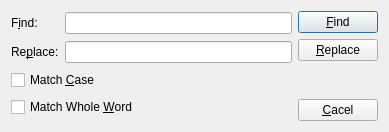
<?xml version="1.0" encoding="UTF-8"?>
<ui version="4.0">
 <class>Dialog</class>
 <widget class="QDialog" name="Dialog">
  <property name="geometry">
   <rect>
    <x>0</x>
    <y>0</y>
    <width>389</width>
    <height>132</height>
   </rect>
  </property>
  <property name="windowTitle">
   <string>Find and Replace</string>
  </property>
  <layout class="QHBoxLayout" name="horizontalLayout">
   <item>
    <layout class="QGridLayout" name="gridLayout">
     <item row="0" column="0">
      <widget class="QLabel" name="label">
       <property name="text">
        <string>F&amp;ind:</string>
       </property>
       <property name="buddy">
        <cstring>lineEdit</cstring>
       </property>
      </widget>
     </item>
     <item row="0" column="1">
      <widget class="QLineEdit" name="lineEdit"/>
     </item>
     <item row="1" column="0">
      <widget class="QLabel" name="label_2">
       <property name="text">
        <string>Re&amp;place:</string>
       </property>
       <property name="buddy">
        <cstring>lineEdit_2</cstring>
       </property>
      </widget>
     </item>
     <item row="1" column="1">
      <widget class="QLineEdit" name="lineEdit_2"/>
     </item>
     <item row="2" column="0" colspan="2">
      <widget class="QCheckBox" name="checkBox">
       <property name="text">
        <string>Match &amp;Case</string>
       </property>
      </widget>
     </item>
     <item row="3" column="0" colspan="2">
      <widget class="QCheckBox" name="checkBox_2">
       <property name="text">
        <string>Match Whole &amp;Word</string>
       </property>
      </widget>
     </item>
    </layout>
   </item>
   <item>
    <layout class="QVBoxLayout" name="verticalLayout">
     <item>
      <widget class="QPushButton" name="pushButton">
       <property name="text">
        <string>&amp;Find</string>
       </property>
      </widget>
     </item>
     <item>
      <widget class="QPushButton" name="pushButton_2">
       <property name="text">
        <string>&amp;Replace</string>
       </property>
      </widget>
     </item>
     <item>
      <spacer name="verticalSpacer">
       <property name="orientation">
        <enum>Qt::Vertical</enum>
       </property>
       <property name="sizeHint" stdset="0">
        <size>
         <width>20</width>
         <height>40</height>
        </size>
       </property>
      </spacer>
     </item>
     <item>
      <widget class="QPushButton" name="pushButton_3">
       <property name="text">
        <string>&amp;Cacel</string>
       </property>
      </widget>
     </item>
    </layout>
   </item>
  </layout>
 </widget>
 <tabstops>
  <tabstop>lineEdit</tabstop>
  <tabstop>lineEdit_2</tabstop>
  <tabstop>pushButton</tabstop>
  <tabstop>pushButton_2</tabstop>
  <tabstop>checkBox</tabstop>
  <tabstop>checkBox_2</tabstop>
  <tabstop>pushButton_3</tabstop>
 </tabstops>
 <resources/>
 <connections>
  <connection>
   <sender>pushButton_3</sender>
   <signal>clicked()</signal>
   <receiver>Dialog</receiver>
   <slot>reject()</slot>
   <hints>
    <hint type="sourcelabel">
     <x>302</x>
     <y>102</y>
    </hint>
    <hint type="destinationlabel">
     <x>328</x>
     <y>67</y>
    </hint>
   </hints>
  </connection>
 </connections>
</ui>
